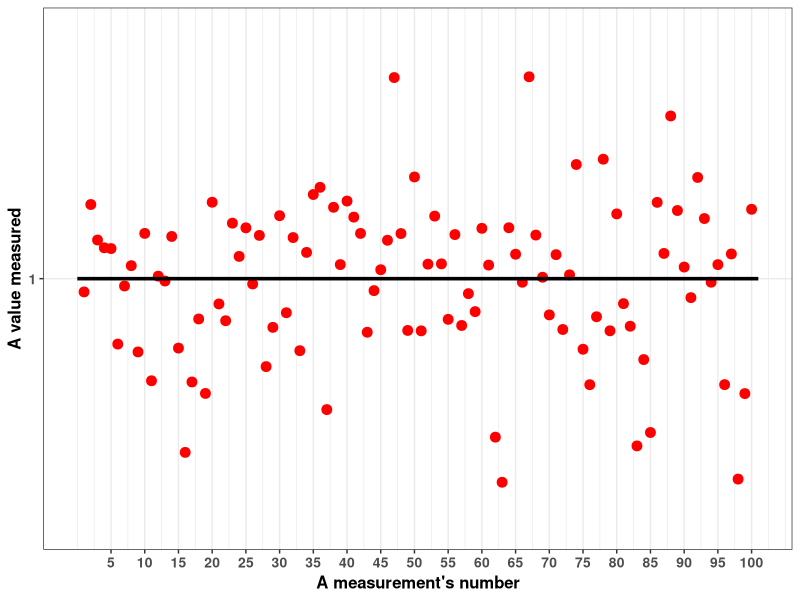
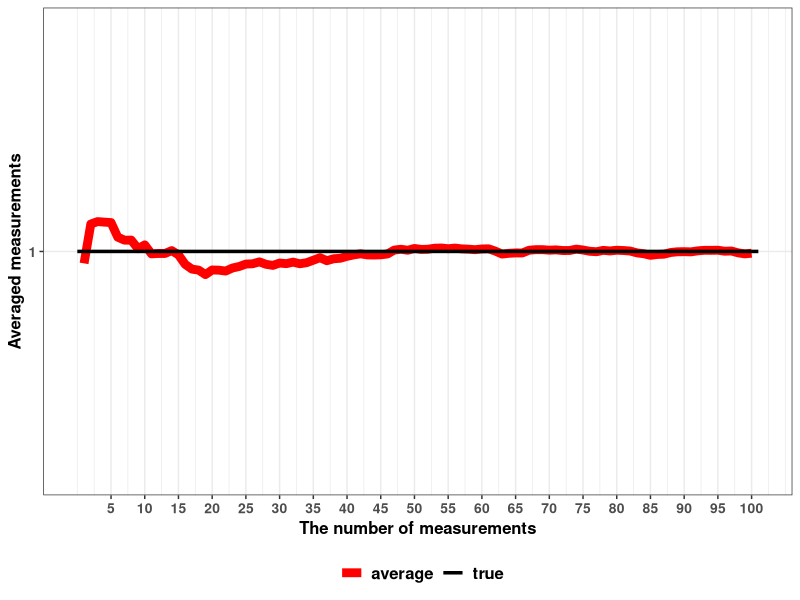
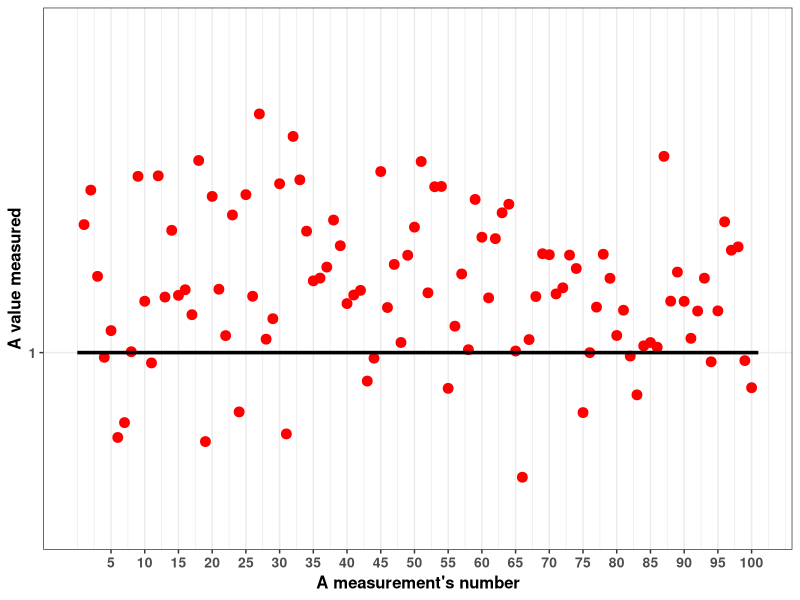
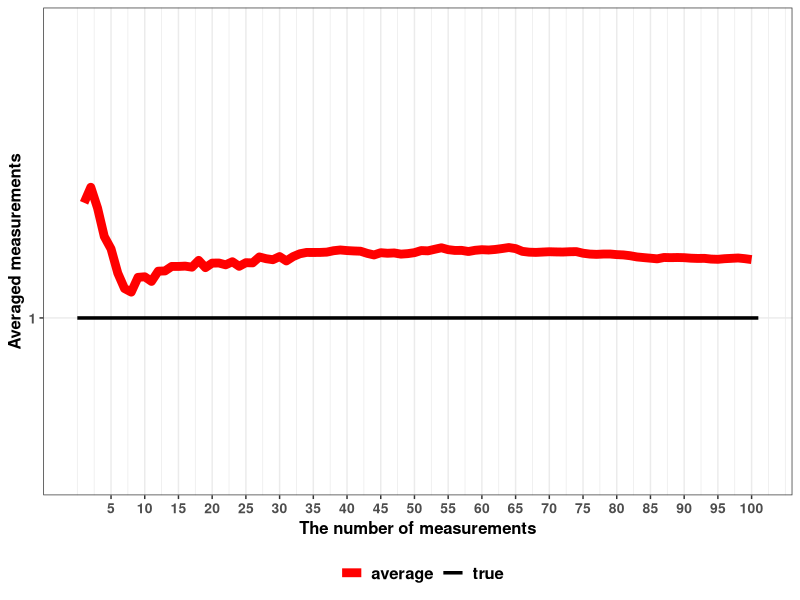

These figures' R source, in order: (Note: this script raises an error after producing the figures.)
## ---- chunk 1
knitr::opts_chunk$set(cache=TRUE, message = FALSE, echo=FALSE)
knitr::opts_chunk$set(fig.align = "center", fig.width = 6, fig.height = 4)
options(knitr.table.format = "html")
options(kableExtra.latex.load_packages = FALSE)

library(tidyverse)
library(kableExtra)

add_theme <- function()
  theme_bw()+
  theme(
    axis.text = element_text(family="Helvetica", face = "bold", size = 10),
    axis.title = element_text(family="Helvetica", face = "bold", size = 12),
    strip.text = element_text(family="Helvetica", face = "bold", size = 12),
    title = element_text(family="Helvetica", face = "bold", size = 14),
    legend.position = "bottom",
    legend.text = element_text(family="Helvetica", face = "bold", size = 12)
  )
## ---- chunk 2
obs <- tibble(
  obs_no = seq_len(100),
  obs_value = rnorm(100, mean = 1, sd = 1.5)
) %>% 
  mutate(obs_mean = cumsum(obs_value)/obs_no)
  

ggplot()+
  geom_point(data = obs, aes(x = obs_no, y = obs_value), color = "red", size = 3)+
    geom_line(aes(x=c(0,101),y=rep(1,2)), size = 1.2)+
    scale_x_continuous(breaks = seq(5, 100, by = 5))+
    scale_y_continuous(limits = c(-4, 6), breaks = c(1))+
    xlab("A measurement's number")+
    ylab("A value measured")+
    add_theme()
## ---- chunk 3

ggplot()+
  geom_line(data = obs, aes(x = obs_no, y = obs_mean, color = "average"), size = 3)+
  geom_line(aes(x=c(0,101),y=rep(1,2), color = "true"), size = 1.2)+
  scale_x_continuous(breaks = seq(5, 100, by = 5))+
  scale_y_continuous(limits = c(-4, 6), breaks = c(1))+
  xlab("The number of measurements")+
  ylab("Averaged measurements")+
  scale_color_manual(values = c("average"="red", "true"="black"), name = "")+
  add_theme()
## ---- chunk 4
obs <- tibble(
  obs_no = seq_len(100),
  obs_value = rnorm(100, mean = 2.5, sd = 1.5)
) %>% 
  mutate(obs_mean = cumsum(obs_value)/obs_no)
  

ggplot()+
  geom_point(data = obs, aes(x = obs_no, y = obs_value), color = "red", size = 3)+
    geom_line(aes(x=c(0,101),y=rep(1,2)), size = 1.2)+
    scale_x_continuous(breaks = seq(5, 100, by = 5))+
    scale_y_continuous(limits = c(-2.5, 7.5), breaks = c(1))+
    xlab("A measurement's number")+
    ylab("A value measured")+
    add_theme()
## ---- chunk 5
ggplot()+
  geom_line(data = obs, aes(x = obs_no, y = obs_mean, color = "average"), size = 3)+
  geom_line(aes(x=c(0,101),y=rep(1,2), color = "true"), size = 1.2)+
  scale_x_continuous(breaks = seq(5, 100, by = 5))+
  scale_y_continuous(limits = c(-2.5, 7.5), breaks = c(1))+
  xlab("The number of measurements")+
  ylab("Averaged measurements")+
  scale_color_manual(values = c("average"="red", "true"="black"), name = "")+
  add_theme()
## ---- chunk 6
knitr::include_graphics('figures/topic03-iris-sepal-petal.png')
## ---- chunk 7
library(magrittr)                       # loading a "pipe" operator
iris_setosa <- datasets::iris %>% 
  tibble::as_tibble() %>%               # converting data.frame to tibble
  dplyr::filter(Species == 'setosa')    # filtering -- keeping only iris setosa data

x <- iris_setosa$Sepal.Length           # extract sepal length of iris setosa
x
## ---- chunk 8
## 1st approach (good if there is no software available) 
# First, sort data points: 
x_sorted <- sort(x)
cat(x_sorted)

# Second, take the first and the last values from the data sorted:
range_x <- c(x_sorted[1], x_sorted[length(x_sorted)])
cat(range_x)
## ---- chunk 9
## 2nd approach (once one has R in hands the life is getting easier :) ) 
# Use built-in function range
range_x <- range(x)
cat(range_x)
## ---- chunk 10
# creating a table of frequencies
frequency_table <- tibble::tibble(value = x) %>% 
  dplyr::group_by(value) %>% 
  dplyr::summarise(frequency = n()) 
print(frequency_table)
## ---- chunk 11
# calculating Mode: create a table of values with the highest frequency
mode_table <- dplyr::filter(frequency_table, frequency == max(frequency)) 
print(mode_table)
## ---- chunk 12
# calculating Mode: extract the values from a table as a number (or a vector)
mode_x <- mode_table$value
cat(mode_x)
## ---- chunk 13
median_x <- median(x)
cat(median(x))
## ---- chunk 14
quantile2_x <- quantile(x, probs = 1/2)
cat(quantile2_x)
## ---- chunk 15
quantile3_x <- quantile(x, probs = c(1/3, 2/3))
cat(quantile3_x)
## ---- chunk 16
quantile4_x <- quantile(x, probs = c(1/4, 1/2, 3/4))
cat(quantile4_x)
## ---- chunk 17
mean_x <- mean(x)
cat(mean_x)
## ---- chunk 18
sample_var <- var(x)
cat(sample_var)
## ---- chunk 19
sample_sd <- sd(x)
cat(sample_sd)
## ---- chunk 20
# number of bins
n_intervals <- 5 

# break points (interval endpoints)
breaks <- seq(min(x), max(x), length = n_intervals+1) 

# create a histogram object
histogram <- hist(x, breaks, plot = FALSE) 

# get frequencies
frequencies <- histogram$counts

# create frequency table 
frequency_table <- tibble(
  no = seq_along(frequencies),
  interval = sprintf("[% 4.2f, % 4.2f]", breaks[no], breaks[no+1]),
  frequency = frequencies
)

print(frequency_table)
## ---- chunk 21
ggplot()+
  geom_histogram(aes(x), breaks = breaks, 
                 color = "black", 
                 fill = "white")+
  scale_x_continuous(breaks = breaks)+
  scale_y_continuous(breaks = frequencies)+
  xlab("x")+
  ylab("Frequency")+
  ggtitle("Histogram of x")+
  add_theme()
## ---- chunk 22
# number of bins
n_intervals <- 5 

# break points (interval endpoints)
breaks <- seq(min(x), max(x), length = n_intervals+1) 

# create a histogram object
histogram <- hist(x, breaks, plot = FALSE) 

# get frequencies
frequencies <- histogram$counts

# create cumulative table 
cumulative_table <- tibble(
  breaks = breaks,
  `cumulative frequency` = cumsum(c(0, frequencies))
)

print(cumulative_table)
## ---- chunk 23
cumulative_table %>% 
    ggplot(aes(x = breaks, y = `cumulative frequency`))+
      geom_line()+
      geom_point()+
      scale_x_continuous(breaks = breaks)+
      scale_y_continuous(breaks = cumsum(c(0, frequencies)))+
      xlab("x")+
      ylab("Cumulative frequency")+
      ggtitle("Cumulative plot of x")+
      add_theme()
## ---- chunk 24
tibble(
  `sigma = 0.5` = rnorm(10000, mean = 0, sd = 0.5), 
  `sigma = 1.0` = rnorm(10000, mean = 0, sd = 1.0), 
  `sigma = 1.5` = rnorm(10000, mean = 0, sd = 1.5)
) %>% 
  gather(sigma, value) %>% 
  ggplot()+
  geom_histogram(aes(x=value), color = "black", fill = "white", bins = 50) +
  ylab("Frequency")+
  facet_grid(. ~ sigma)+
  add_theme()
